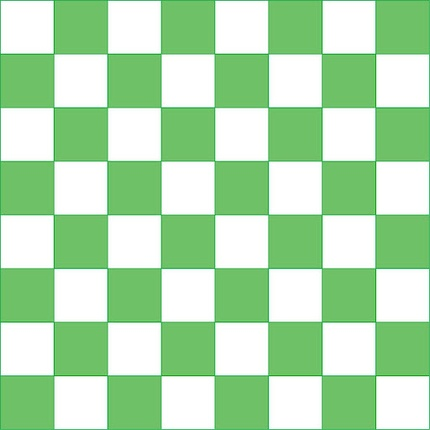
#> input picture opencvXplorer/dataset/img/flat_chessboard.jpg, 430 x 430 px, shrunk from 512 x 512 before the run
$ jupyter execute corner_detection.ipynb   (shell and % lines are left out)
#> lines starting #> are read from the running program, lines starting #| are printed output that depends on the picture
## Corner Detection

### What is a corner ?

### Harris Corner Dectection

### Shi-Thomasi Corner Dectection

### Harris Dectection Implementation

[cell 1]
import cv2
import numpy as np
import matplotlib.pyplot as plt

[cell 2]
# Flat chess board
flat_chess = cv2.imread('../dataset/img/flat_chessboard.jpg')
#> flat_chess is the input picture: shape (430, 430, 3); mean B, G, R 174.8, 221.7, 176.9
flat_chess = cv2.cvtColor(flat_chess, cv2.COLOR_BGR2RGB)
plt.imshow(flat_chess)
plt.show()

# Each of the squares are the point called corners and others are edges

[cell 3]
gray_fchess = cv2.cvtColor(flat_chess, cv2.COLOR_RGB2GRAY)
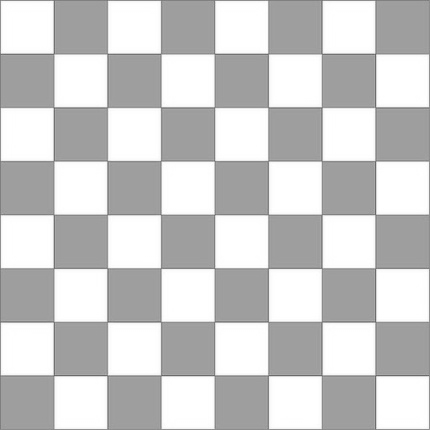
#> gray_fchess: shape (430, 430); min 98, max 255, mean 203
plt.imshow(gray_fchess, cmap='gray')
plt.show()

[cell 4]
real_chess = cv2.imread('../dataset/img/real_chessboard.jpg')
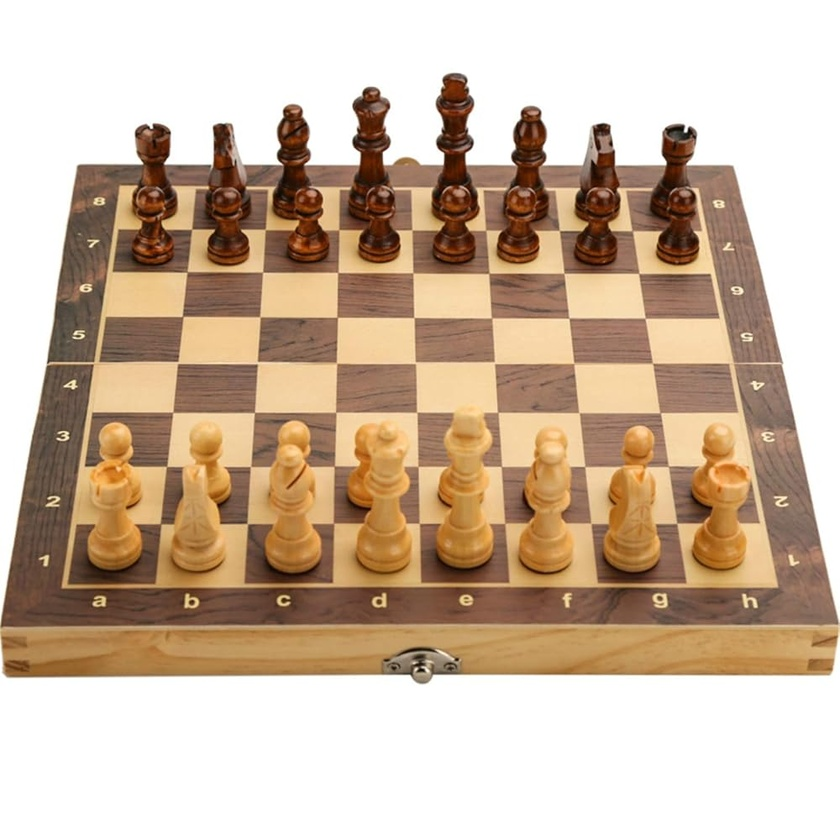
#> input picture opencvXplorer/dataset/img/real_chessboard.jpg, 840 x 840 px, shrunk from 1000 x 1000 before the run
#> real_chess is the input picture: shape (840, 840, 3); mean B, G, R 161.5, 182.5, 204.2
real_chess = cv2.cvtColor(real_chess, cv2.COLOR_BGR2RGB)
plt.imshow(real_chess)
plt.show()

[cell 5]
gray_rchess = cv2.cvtColor(real_chess, cv2.COLOR_RGB2GRAY)
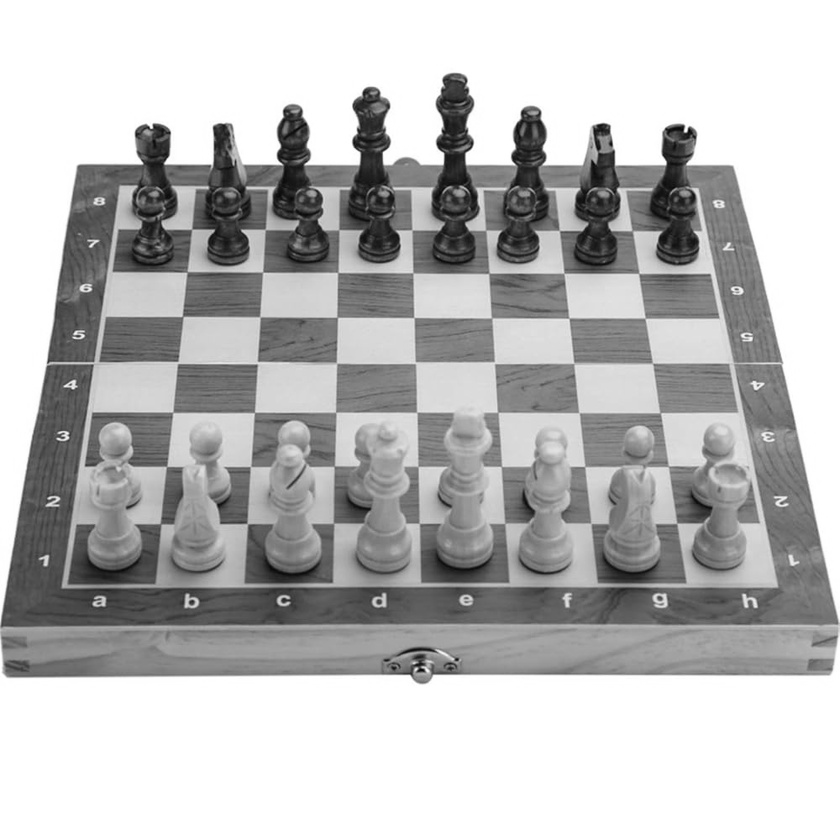
#> gray_rchess: shape (840, 840); min 3, max 255, mean 186.6
plt.imshow(gray_rchess, cmap='gray')
plt.show()

[cell 6]
type(gray_fchess[0][0]) # intergers -> need to convert to float to work with harris detection

[cell 7]
# Harris corner detection
gray = np.float32(gray_fchess)

# blocksize - neighborhood size to detect corners eigen values and vectors
# Ksize - Kernal size for sobel operator
# K - Harris detector free parameter
destination = cv2.cornerHarris(src = gray, blockSize = 2,  ksize = 3, k = 0.04)
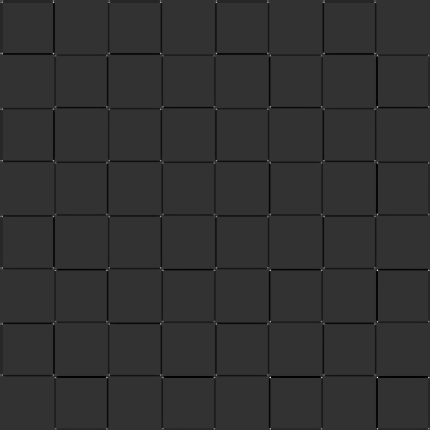
#> destination: shape (430, 430) float32; min -5603456.5, max 22685118, mean -180389.8; drawn with min black and max white

[cell 8]
# Erosion morphological operator
# to do the clear visualization of the results.
destination = cv2.dilate(destination, None)
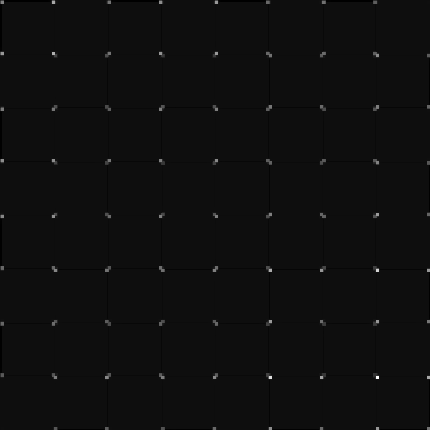
#> destination: shape (430, 430) float32; min -1397336.8, max 22685118, mean 49596.9; drawn with min black and max white

[cell 9]
# we are showing original image with the corner detection result by the below formula.
# if any of the resulted array values greater than 1% of the max value of the result.
# That point is the corner.
# we will color that as red - RGB

flat_chess[ destination > (0.01 * destination.max()) ] = [255,0,0]
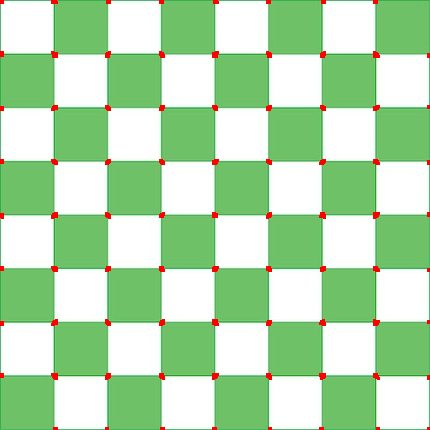
#> flat_chess: shape (430, 430, 3); mean R, G, B 178.2, 219.1, 172.8
plt.imshow(flat_chess)
plt.show()

[cell 10]
# Now we are doing it with real chess board image
# Step 1 - Conversion to float datatype is must
gray = np.float32(gray_rchess)
#> gray: shape (840, 840) float32

# Step 2 - Harris corner detection
result = cv2.cornerHarris(src = gray, blockSize = 2, ksize = 3, k = 0.04)
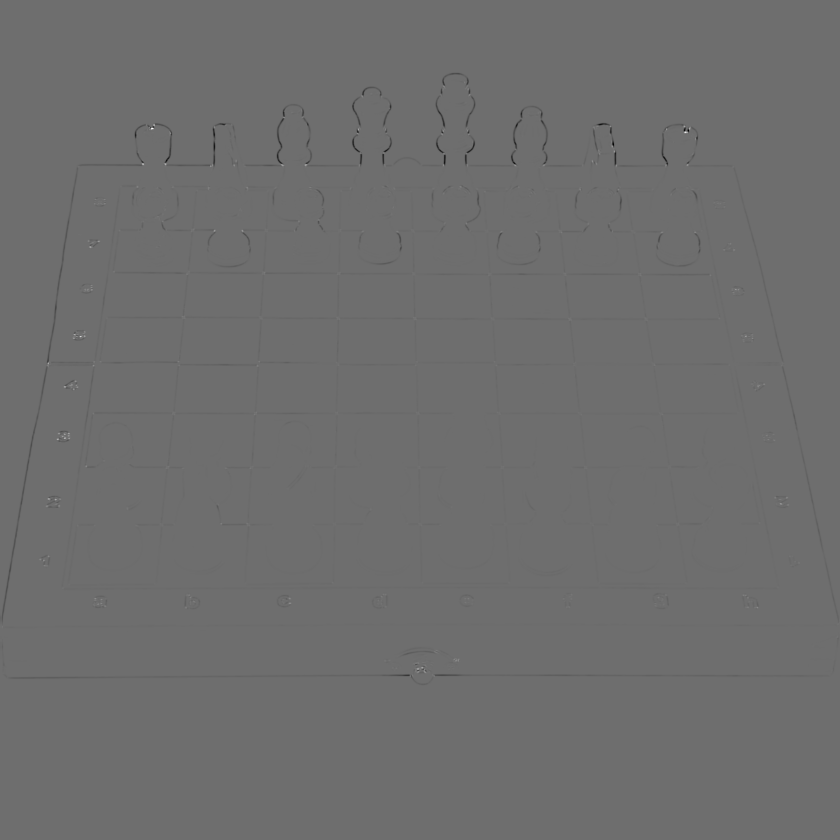
#> result: shape (840, 840) float32; min -48054916, max 63227204, mean -108471.4; drawn with min black and max white

# Step 3 - Dilate to get cleary visualization (Morphological operator)
result = cv2.dilate(result, None)

# Step 4 - placing the detected corners in the original image
real_chess [ result > (0.01 * result.max()) ] = [255, 0, 0]
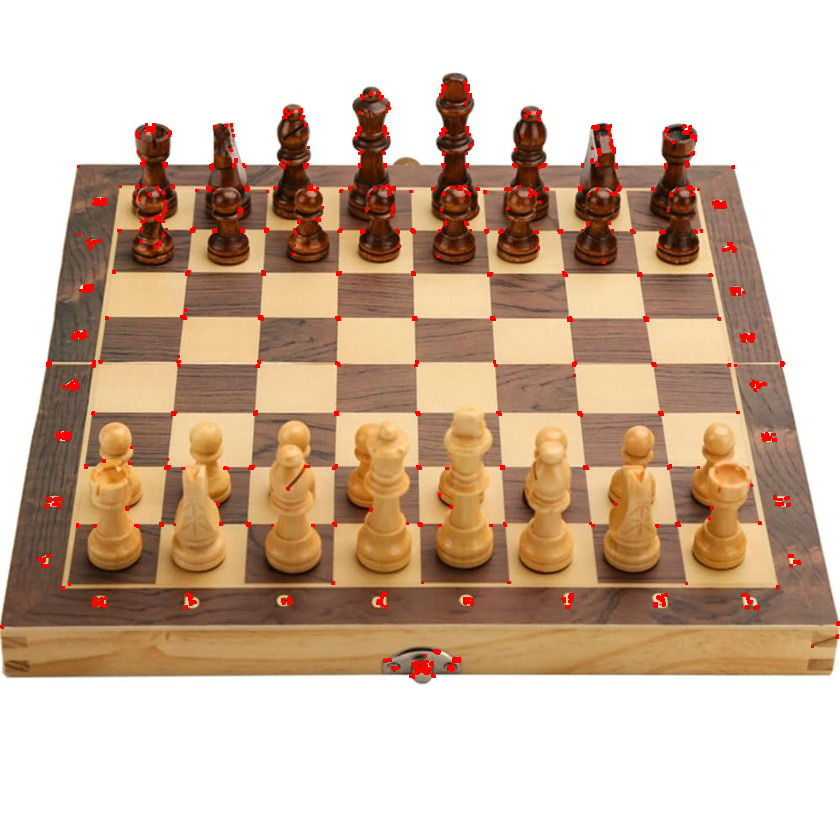
#> real_chess: shape (840, 840, 3); mean R, G, B 205.4, 180.8, 160.2

# display
plt.imshow(real_chess)
plt.show()

### Shi-Thomasi Corner Algorithm

[cell 11]
# Resetting

# Flat chessboard
flat_chess = cv2.imread('../dataset/img/flat_chessboard.jpg')
flat_chess = cv2.cvtColor(flat_chess, cv2.COLOR_BGR2RGB)

# real chessboard
real_chess = cv2.imread('../dataset/img/real_chessboard.jpg')
real_chess = cv2.cvtColor(real_chess, cv2.COLOR_BGR2RGB)

# gray scale on both chess
gray_fchess = cv2.cvtColor(flat_chess, cv2.COLOR_RGB2GRAY)
gray_rchess = cv2.cvtColor(real_chess, cv2.COLOR_RGB2GRAY)

[cell 12]
# shi thomasi detection

# 2 - maximum corners we want
# 3 - Quality level param (value we provided is multipled by the best corner quality measure
# (minimal eigen value)
# 4 - minimum distance
corners = cv2.goodFeaturesToTrack(gray_fchess, 64, 0.01, 10)
#> corners = 64 rows, first 8: [377, 377], [52, 52], [377, 106], [106, 377], [52, 323], [323, 52], [269, 377], [377, 162]

[cell 13]
# shi doesn't mark corner like harris we need to add shapes to the corners

corners = np.intp(corners)

for i in corners:
    x,y = i.ravel()
    cv2.circle(flat_chess, (x,y), 3, (255,0,0), -1)
#> this loop made 64 passes
#> (x, y) on passes 1 to 12: (377, 377), (52, 52), (377, 106), (106, 377), (52, 323), (323, 52), (269, 377), (377, 162), (162, 377), (377, 269), (216, 52), (377, 213)
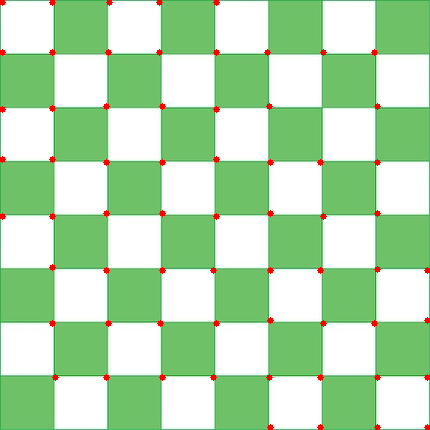
#> flat_chess: shape (430, 430, 3); mean R, G, B 177.8, 219.5, 173

plt.imshow(flat_chess)
plt.show()

[cell 14]
# On the real image

# Step 1 - shi algo method call with gray scale image
corners  = cv2.goodFeaturesToTrack(gray_rchess, 100, 0.1, 10)
#> corners = 100 rows, first 8: [685, 131], [151, 128], [165, 163], [142, 163], [417, 668], [89, 246], [80, 336], [64, 437]

# Step 2 - convert the float to int for the corners detected result
corners = np.intp(corners)

# Step 3 - place the corners as circle shape to the real image
for i in corners:
    x,y = i.ravel()
    cv2.circle(real_chess, (x,y), 3, (255,0,0), -1)
#> this loop made 100 passes
#> (x, y) on passes 1 to 12: (685, 131), (151, 128), (165, 163), (142, 163), (417, 668), (89, 246), (80, 336), (64, 437), (213, 230), (305, 164), (780, 503), (47, 498)
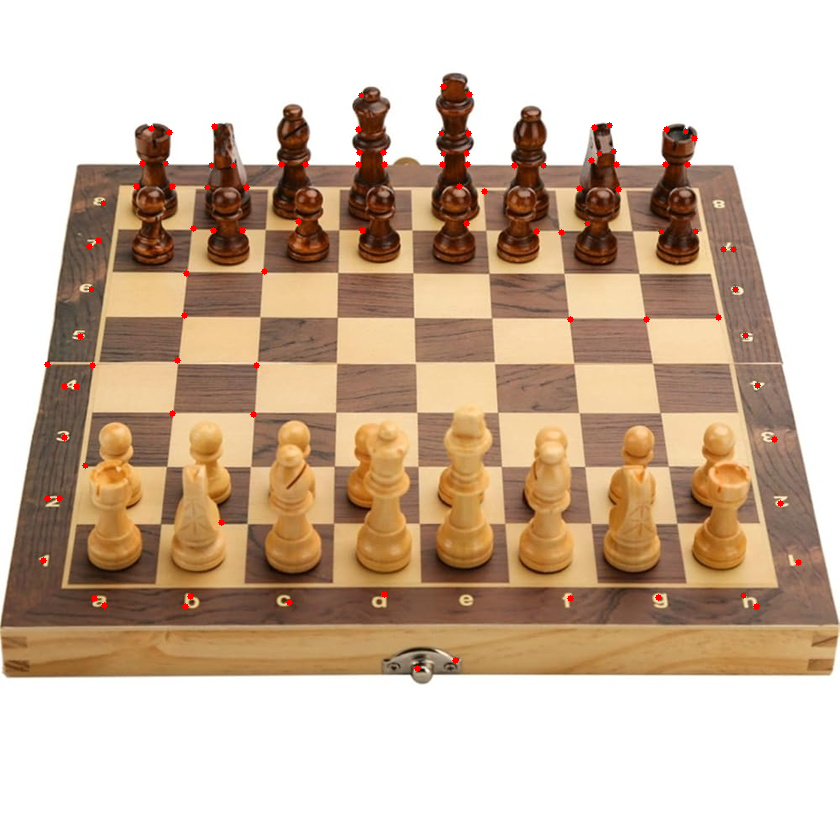
#> real_chess: shape (840, 840, 3); mean R, G, B 204.5, 181.9, 161

# Setp 4 - show the image with the corners detected
plt.imshow(real_chess)
plt.show()
